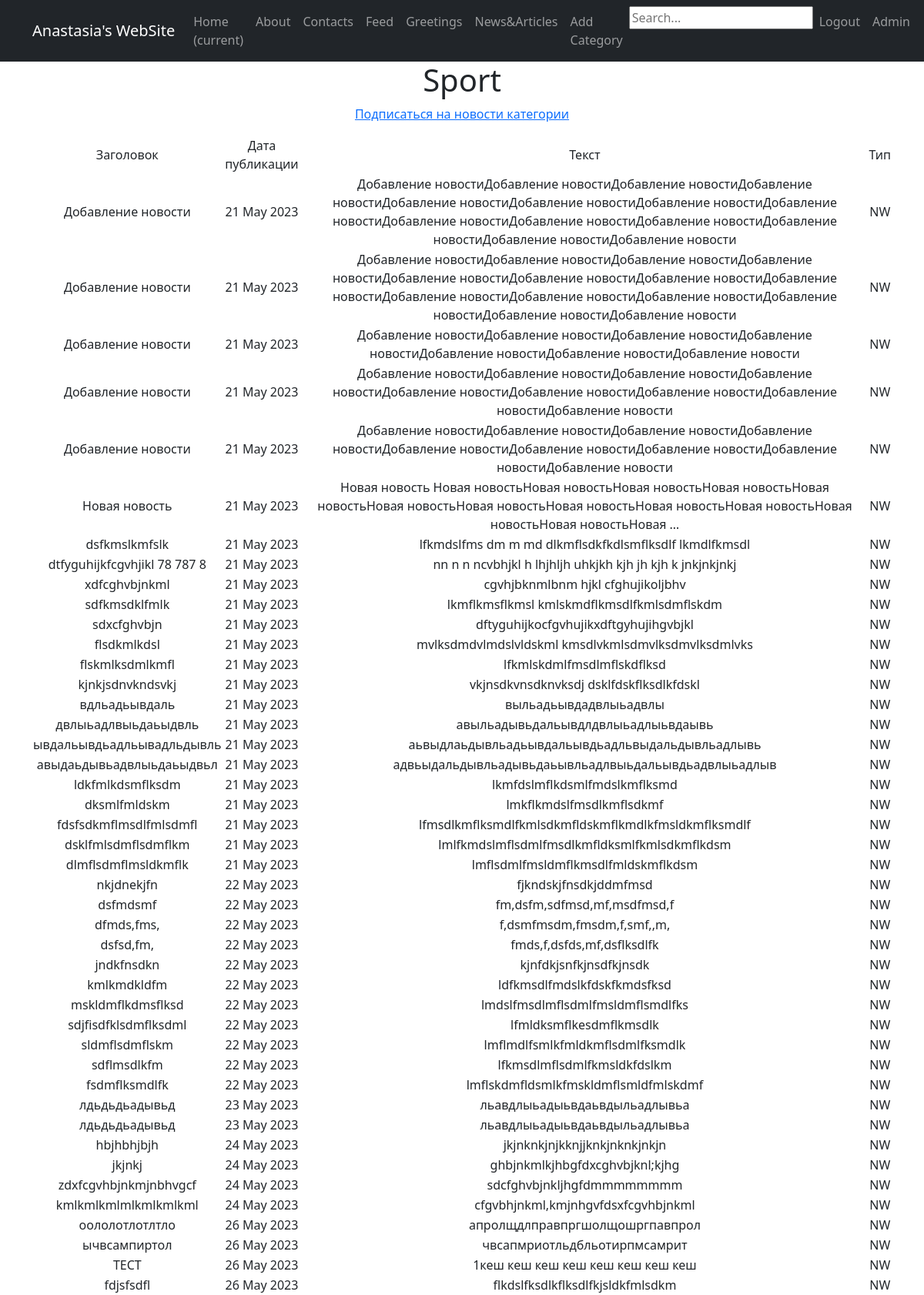
Page /category/1/ on the committed database.
### NewsPortal/models.py (models this page shows, shortened)
class Category(models.Model):
    name = models.CharField(max_length=40, unique=True)
    subscribe = models.ManyToManyField(User, through='CategorySubscribe')
    def __str__(self):
        return f'{self.name.title()}'

class Post(models.Model):
    author = models.ForeignKey(User, default=1, on_delete=models.SET_DEFAULT)
    type = models.CharField(max_length=7, choices=TYPE)
    time_in = models.DateTimeField(auto_now_add=True)
    category = models.ManyToManyField(Category, through='PostCategory')
    title = models.CharField(max_length=255)
    text = models.TextField()
    rating = models.IntegerField(default=0)

### NewsPortal/views.py (the view)
# urls.py: path('category/<int:pk>/', CategoryPost.as_view(), name='category'),
class CategoryPost(DetailView):
    model = Category
    template_name = 'categories/post_category.html'
    context_object_name = 'postcategory'
    def get_context_data(self, **kwargs):
        context = super().get_context_data(**kwargs)
        context['posts'] = Post.objects.filter(category=kwargs['object'])
        return context

### templates/categories/post_category.html (shortened to what this page needs)
{% extends 'flatpages/default.html' %}
{% block content %}
<h1> {{ postcategory }}</h1>
<p><a href="subscribe">Подписаться на новости категории</a></p>
{% if postcategory %}
        <table>
            <tr>
                <td> Заголовок</td>
                <td> Дата публикации </td>
                <td> Текст </td>
                <td> Тип </td>
            </tr>
            {% for post in posts %}
            <tr>
                <td> {{ post.title }} </td>
                <td> {{ post.time_in|date:'d M Y' }} </td>
                <td> {{ post.text|truncatewords:15 }} </td>
                <td> {{ post.type }} </td>
            </tr>
            {% endfor %}
        </table>
    {% else %}
        <h2> Нет новостей! </h2>
    {% endif %}
{% endblock content %}

### rows in the picture
Category: name "Sport"
Post: title "Добавление новости", time_in "21 May 2023", text "Добавление новостиДобавление новостиДобавление новостиДобавление новостиДобавление новостиДобавление новостиДобавление новостиДобавление новостиДобавление новостиДобавление новостиДобавление новостиДобавление новостиДобавление новостиДобавление новости", type "NW"
Post: title "Добавление новости", time_in "21 May 2023", text "Добавление новостиДобавление новостиДобавление новостиДобавление новостиДобавление новостиДобавление новостиДобавление новостиДобавление новостиДобавление новостиДобавление новостиДобавление новостиДобавление новостиДобавление новостиДобавление новости", type "NW"
Post: title "Добавление новости", time_in "21 May 2023", text "Добавление новостиДобавление новостиДобавление новостиДобавление новостиДобавление новостиДобавление новостиДобавление новости", type "NW"
Post: title "Добавление новости", time_in "21 May 2023", text "Добавление новостиДобавление новостиДобавление новостиДобавление новостиДобавление новостиДобавление новостиДобавление новостиДобавление новостиДобавление новости", type "NW"
Post: title "Добавление новости", time_in "21 May 2023", text "Добавление новостиДобавление новостиДобавление новостиДобавление новостиДобавление новостиДобавление новостиДобавление новостиДобавление новостиДобавление новости", type "NW"
Post: title "Новая новость", time_in "21 May 2023", text "Новая новость Новая новостьНовая новостьНовая новостьНовая новостьНовая новостьНовая новостьНовая новостьНовая новостьНовая новостьНовая новостьНовая новостьНовая новостьНовая …", type "NW"
Post: title "dsfkmslkmfslk", time_in "21 May 2023", text "lfkmdslfms dm m md dlkmflsdkfkdlsmflksdlf lkmdlfkmsdl", type "NW"
Post: title "dtfyguhijkfcgvhjikl 78 787 8", time_in "21 May 2023", text "nn n n ncvbhjkl h lhjhljh uhkjkh kjh jh kjh k jnkjnkjnkj", type "NW"
Post: title "xdfcghvbjnkml", time_in "21 May 2023", text "cgvhjbknmlbnm hjkl cfghujikoljbhv", type "NW"
Post: title "sdfkmsdklfmlk", time_in "21 May 2023", text "lkmflkmsflkmsl kmlskmdflkmsdlfkmlsdmflskdm", type "NW"
Post: title "sdxcfghvbjn", time_in "21 May 2023", text "dftyguhijkocfgvhujikxdftgyhujihgvbjkl", type "NW"
Post: title "flsdkmlkdsl", time_in "21 May 2023", text "mvlksdmdvlmdslvldskml kmsdlvkmlsdmvlksdmvlksdmlvks", type "NW"
Post: title "flskmlksdmlkmfl", time_in "21 May 2023", text "lfkmlskdmlfmsdlmflskdflksd", type "NW"
Post: title "kjnkjsdnvkndsvkj", time_in "21 May 2023", text "vkjnsdkvnsdknvksdj dsklfdskflksdlkfdskl", type "NW"
Post: title "вдльадьывдаль", time_in "21 May 2023", text "выльадьывдадвлыьадвлы", type "NW"
Post: title "двлыьадлвыьдаьыдвль", time_in "21 May 2023", text "авыльадывьдальывдлдвлыьадлыьвдаывь", type "NW"
Post: title "ывдальывдьадльывадльдывль", time_in "21 May 2023", text "аьвыдлаьдывльадьывдальывдьадльвыдальдывльадлывь", type "NW"
Post: title "авыдаьдывьадвлыьдаьыдвьл", time_in "21 May 2023", text "адвьыдальдывльадывьдаьывльадлвыьдальывдьадвлыьадлыв", type "NW"
Post: title "ldkfmlkdsmflksdm", time_in "21 May 2023", text "lkmfdslmflkdsmlfmdslkmflksmd", type "NW"
Post: title "dksmlfmldskm", time_in "21 May 2023", text "lmkflkmdslfmsdlkmflsdkmf", type "NW"
Post: title "fdsfsdkmflmsdlfmlsdmfl", time_in "21 May 2023", text "lfmsdlkmflksmdlfkmlsdkmfldskmflkmdlkfmsldkmflksmdlf", type "NW"
Post: title "dsklfmlsdmflsdmflkm", time_in "21 May 2023", text "lmlfkmdslmflsdmlfmsdlkmfldksmlfkmlsdkmflkdsm", type "NW"
Post: title "dlmflsdmflmsldkmflk", time_in "21 May 2023", text "lmflsdmlfmsldmflkmsdlfmldskmflkdsm", type "NW"
Post: title "nkjdnekjfn", time_in "22 May 2023", text "fjkndskjfnsdkjddmfmsd", type "NW"
Post: title "dsfmdsmf", time_in "22 May 2023", text "fm,dsfm,sdfmsd,mf,msdfmsd,f", type "NW"
Post: title "dfmds,fms,", time_in "22 May 2023", text "f,dsmfmsdm,fmsdm,f,smf,,m,", type "NW"
Post: title "dsfsd,fm,", time_in "22 May 2023", text "fmds,f,dsfds,mf,dsflksdlfk", type "NW"
Post: title "jndkfnsdkn", time_in "22 May 2023", text "kjnfdkjsnfkjnsdfkjnsdk", type "NW"
Post: title "kmlkmdkldfm", time_in "22 May 2023", text "ldfkmsdlfmdslkfdskfkmdsfksd", type "NW"
Post: title "mskldmflkdmsflksd", time_in "22 May 2023", text "lmdslfmsdlmflsdmlfmsldmflsmdlfks", type "NW"
Post: title "sdjfisdfklsdmflksdml", time_in "22 May 2023", text "lfmldksmflkesdmflkmsdlk", type "NW"
Post: title "sldmflsdmflskm", time_in "22 May 2023", text "lmflmdlfsmlkfmldkmflsdmlfksmdlk", type "NW"
Post: title "sdflmsdlkfm", time_in "22 May 2023", text "lfkmsdlmflsdmlfkmsldkfdslkm", type "NW"
Post: title "fsdmflksmdlfk", time_in "22 May 2023", text "lmflskdmfldsmlkfmskldmflsmldfmlskdmf", type "NW"
Post: title "лдьдьдьадывьд", time_in "23 May 2023", text "льавдлыьадыьвдаьвдыльадлывьа", type "NW"
Post: title "лдьдьдьадывьд", time_in "23 May 2023", text "льавдлыьадыьвдаьвдыльадлывьа", type "NW"
Post: title "hbjhbhjbjh", time_in "24 May 2023", text "jkjnknkjnjkknjjknkjnknkjnkjn", type "NW"
Post: title "jkjnkj", time_in "24 May 2023", text "ghbjnkmlkjhbgfdxcghvbjknl;kjhg", type "NW"
Post: title "zdxfcgvhbjnkmjnbhvgcf", time_in "24 May 2023", text "sdcfghvbjnkljhgfdmmmmmmmm", type "NW"
Post: title "kmlkmlkmlmlkmlkmlkml", time_in "24 May 2023", text "cfgvbhjnkml,kmjnhgvfdsxfcgvhbjnkml", type "NW"
Post: title "оололотлотлтло", time_in "26 May 2023", text "апролщдлправпргшолщошргпавпрол", type "NW"
Post: title "ычвсампиртол", time_in "26 May 2023", text "чвсапмриотльдбльотирпмсамрит", type "NW"
Post: title "ТЕСТ", time_in "26 May 2023", text "1кеш кеш кеш кеш кеш кеш кеш кеш", type "NW"
Post: title "fdjsfsdfl", time_in "26 May 2023", text "flkdslfksdlkflksdlfkjsldkfmlsdkm", type "NW"
